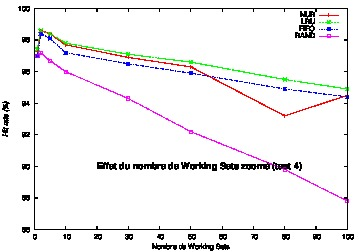

Here is the gnuplot script that generated this plot:
set style data linespoints
set xlabel "Nombre de Working Sets"
set ylabel "Hit rate (%)" font "Helvetica-Oblique"
set label "Effet du nombre de Working Sets zoomé (test 4)" font "Helvetica-Bold,18" at 20,90 
set encoding utf8
set terminal postscript eps color
set output "t4-working_sets-zoom.eps"
plot "t4-working_sets-zoom" using 1:2 t "NUR", "t4-working_sets-zoom" using 1:3 t "LRU", "t4-working_sets-zoom" using 1:4 t "FIFO", "t4-working_sets-zoom" using 1:5 t "RAND"
